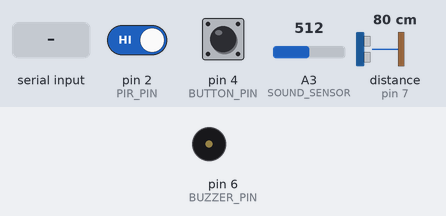
This sketch was run on a simulated Arduino Uno, built with avr-gcc and run on an emulated ATmega328P. Shown: buzzer (waves = sounding, pin HIGH). The inputs (shaded band) are chosen by the test bench; at power-on: pin 2 (PIR_PIN) HIGH, pin 4 (BUTTON_PIN) HIGH, A3 (SOUND_SENSOR) = 512, distance to the obstacle (sensor on pin 7) 80 cm.

Above: at 1.8 s.
1.9 s: "ALARM\n" received over the second serial link
At 2.7 s:
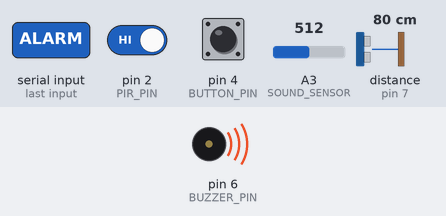
3.6 s: "OFF\n" received over the second serial link
At 4.9 s:
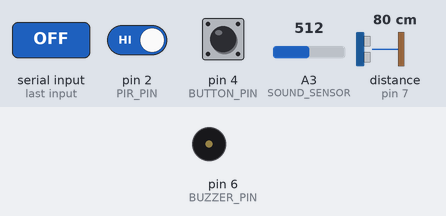
Timing chart, 0 to 6.6 s (numbered marks = the images above; inputs shaded):
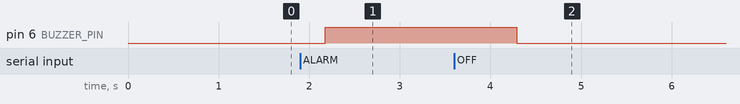

The sketch:

home_security_system.ino
```cpp
/*
  Home Intrusion System

  The Arduino reads a PIR motion sensor, sound sensor and ultrasonic distance sensor.
  It also monitors a button to toggle the system between armed and disarmed mode.
  All sensor readings and the armed state are sent to a Raspberry Pi via Bluetooth.
  The Raspberry Pi (Node-RED) processes the data and determines if the alarm should
  trigger based on configurable thresholds. If the system is armed and thresholds are
  breached, the Pi sends an ALARM command back to the Arduino which activates the buzzer.

*/

#include <SoftwareSerial.h>
#include <Ultrasonic.h>

#define SOUND_SENSOR A3
#define BUTTON_PIN 4
#define PIR_PIN 2
#define BUZZER_PIN 6
#define RxD 8
#define TxD 9
#define ULTRASONIC_PIN 7

// Create a Bluetooth serial connection using pins 8 and 9
SoftwareSerial blueToothSerial(RxD, TxD);

// Create an ultrasonic object using pin 7
Ultrasonic ultrasonic(ULTRASONIC_PIN);

bool armed = false;

void setup()
{
  blueToothSerial.begin(9600);

  // Set sensor and button pins as INPUT, buzzer as OUTPUT
  pinMode(PIR_PIN, INPUT);
  pinMode(SOUND_SENSOR, INPUT);
  pinMode(BUTTON_PIN, INPUT_PULLUP);
  pinMode(BUZZER_PIN, OUTPUT);
}

void loop()
{
  // Toggle armed state when button is pressed for 1 second
  int buttonState = digitalRead(BUTTON_PIN);

  if (buttonState == LOW) {
    armed = !armed;
    //  waits until you release the button before continuing, so it can only toggle once per press
    while(digitalRead(BUTTON_PIN) == LOW);
    delay(50);
  }

  // Read all sensor values
  int pirValue = digitalRead(PIR_PIN);
  int soundValue = analogRead(SOUND_SENSOR);
  // function from the Grove library that returns the distance in cm
  long distance = ultrasonic.MeasureInCentimeters();


  // Send all sensor readings and armed state to the Pi in JSON format
  blueToothSerial.print("{\"Armed\":");
  blueToothSerial.print(armed);
  blueToothSerial.print(",\"Motion\":");
  blueToothSerial.print(pirValue);
  blueToothSerial.print(",\"Sound\":");
  blueToothSerial.print(soundValue);
  blueToothSerial.print(",\"Distance\":");
  blueToothSerial.print(distance);
  blueToothSerial.println("}");

  // Listen for commands from the Pi
  if (blueToothSerial.available() > 0) {
    blueToothSerial.setTimeout(50);
    String command = blueToothSerial.readStringUntil('\n');
    Serial.println(command);

    if (command == "ALARM") {
      digitalWrite(BUZZER_PIN, HIGH);
    } else if (command == "OFF") {
      digitalWrite(BUZZER_PIN, LOW);
    }
  }

  delay(1000);
}
```

Measured:
- after the input at 1.9 s, pin 6 (BUZZER_PIN): LOW → HIGH after 0.28 s
- after the input at 3.6 s, pin 6 (BUZZER_PIN): HIGH → LOW after 0.69 s
